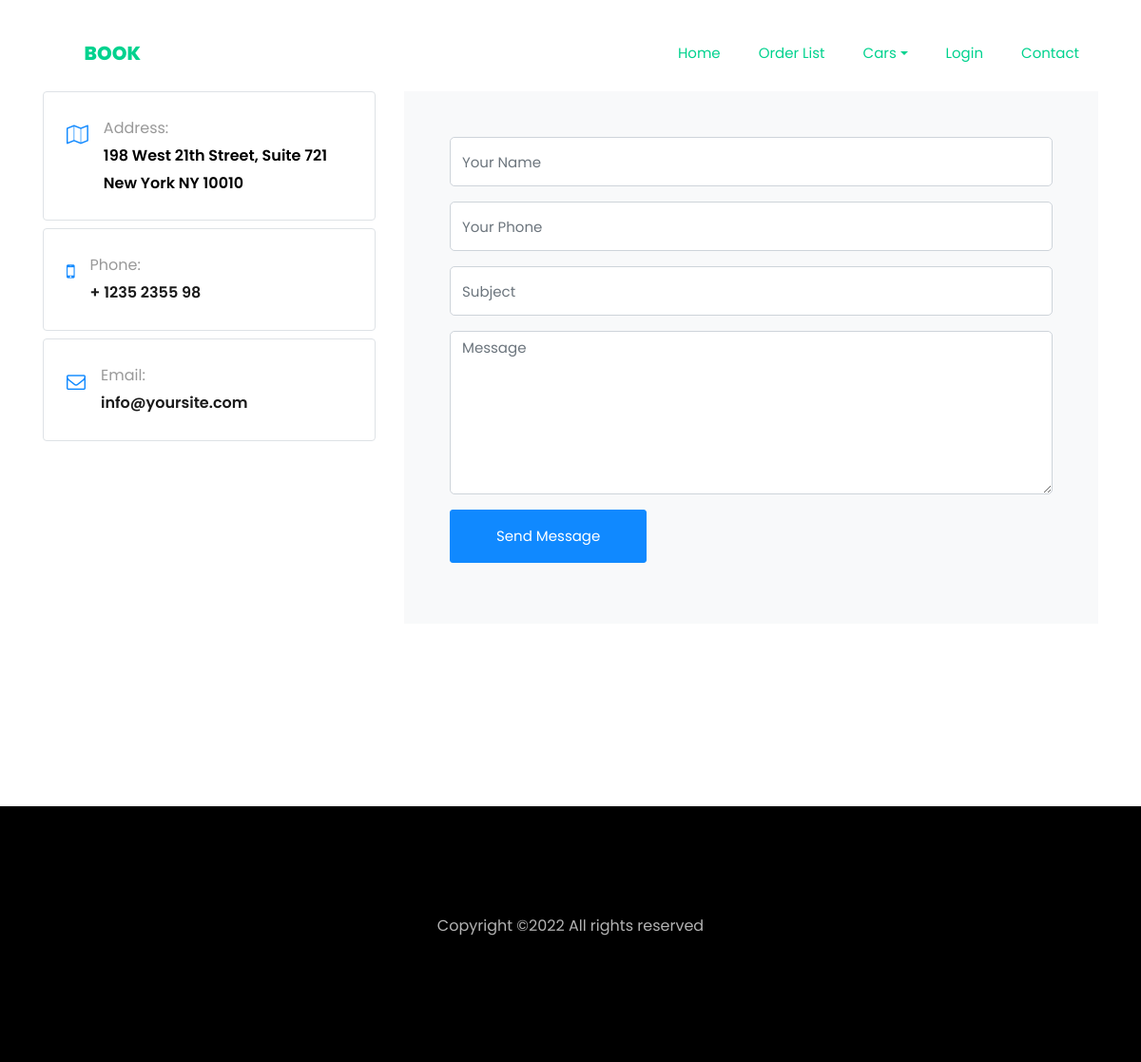
The page /contact.php on the database its author committed.
### tables this page shows
CREATE TABLE `office_info` (
  `address` text NOT NULL,
  `phone` varchar(191) NOT NULL,
  `email` varchar(191) NOT NULL
);

### contact.php (the view, shortened to what this page needs)
<?php
 include 'header.php';
 $query = "SELECT * FROM office_info";
$result = $con->query($query);
$info = mysqli_fetch_array($result);
 ?>
    <section class="ftco-section contact-section">
      <div class="container">
        <div class="row d-flex mb-5 contact-info">
        	<div class="col-md-4">
        		<div class="row mb-5">
		          <div class="col-md-12">
		          	<div class="border w-100 p-4 rounded mb-2 d-flex">
			          	<div class="icon mr-3">
			          		<span class="icon-map-o"></span>
			          	</div>
			            <p><span>Address:</span><?php  echo $info['address']; ?></p>
			          </div>
		          </div>
		          <div class="col-md-12">
		          	<div class="border w-100 p-4 rounded mb-2 d-flex">
			          	<div class="icon mr-3">
			          		<span class="icon-mobile-phone"></span>
			          	</div>
			            <p><span>Phone:</span> <a href="tel://1234567920"><?php  echo $info['phone']; ?></a></p>
			          </div>
		          </div>
		          <div class="col-md-12">
		          	<div class="border w-100 p-4 rounded mb-2 d-flex">
			          	<div class="icon mr-3">
			          		<span class="icon-envelope-o"></span>
			          	</div>
			            <p><span>Email:</span> <a href="mailto:info@yoursite.com"><?php  echo $info['email']; ?></a></p>
			          </div>
		          </div>
		        </div>
          </div>
          <div style="color:red;" class="col-md-8 block-9 mb-md-5">
            <form action="" method="POST" class="bg-light p-5 contact-form">
              <div class="form-group">
                <input type="text" required class="form-control" name="name" placeholder="Your Name">
              </div>
              <div class="form-group">
                <input type="number" required class="form-control" name="phone" placeholder="Your Phone">
              </div>
              <div class="form-group">
                <input type="text" required class="form-control" name="subject" placeholder="Subject">
              </div>
              <div class="form-group">
                <textarea name="message" required id="" cols="30" rows="7" class="form-control" placeholder="Message"></textarea>
              </div>
              <div class="form-group">
                <input type="submit" name="submit" value="Send Message" class="btn btn-primary py-3 px-5">
              </div>
            </form>
          </div>
        </div>
      </div>
    </section>
    <?php include 'footer.php'; ?>

### css/icomoon.css (style rules this page uses)
[class^="icon-"], [class*=" icon-"] { font-family: 'icomoon' !important; speak: none; font-style: normal; font-weight: normal; font-variant: normal; text-transform: none; line-height: 1; -webkit-font-smoothing: antialiased; -moz-osx-font-smoothing: grayscale; }
.icon-envelope-o:before { content: "\f003"; }
.icon-mobile-phone:before { content: "\f10b"; }
.icon-map-o:before { content: "\f278"; }

### rows shown on the page
office_info: address "198 West 21th Street, Suite 721 New York NY 10010", phone "+ 1235 2355 98", email "info@yoursite.com"
